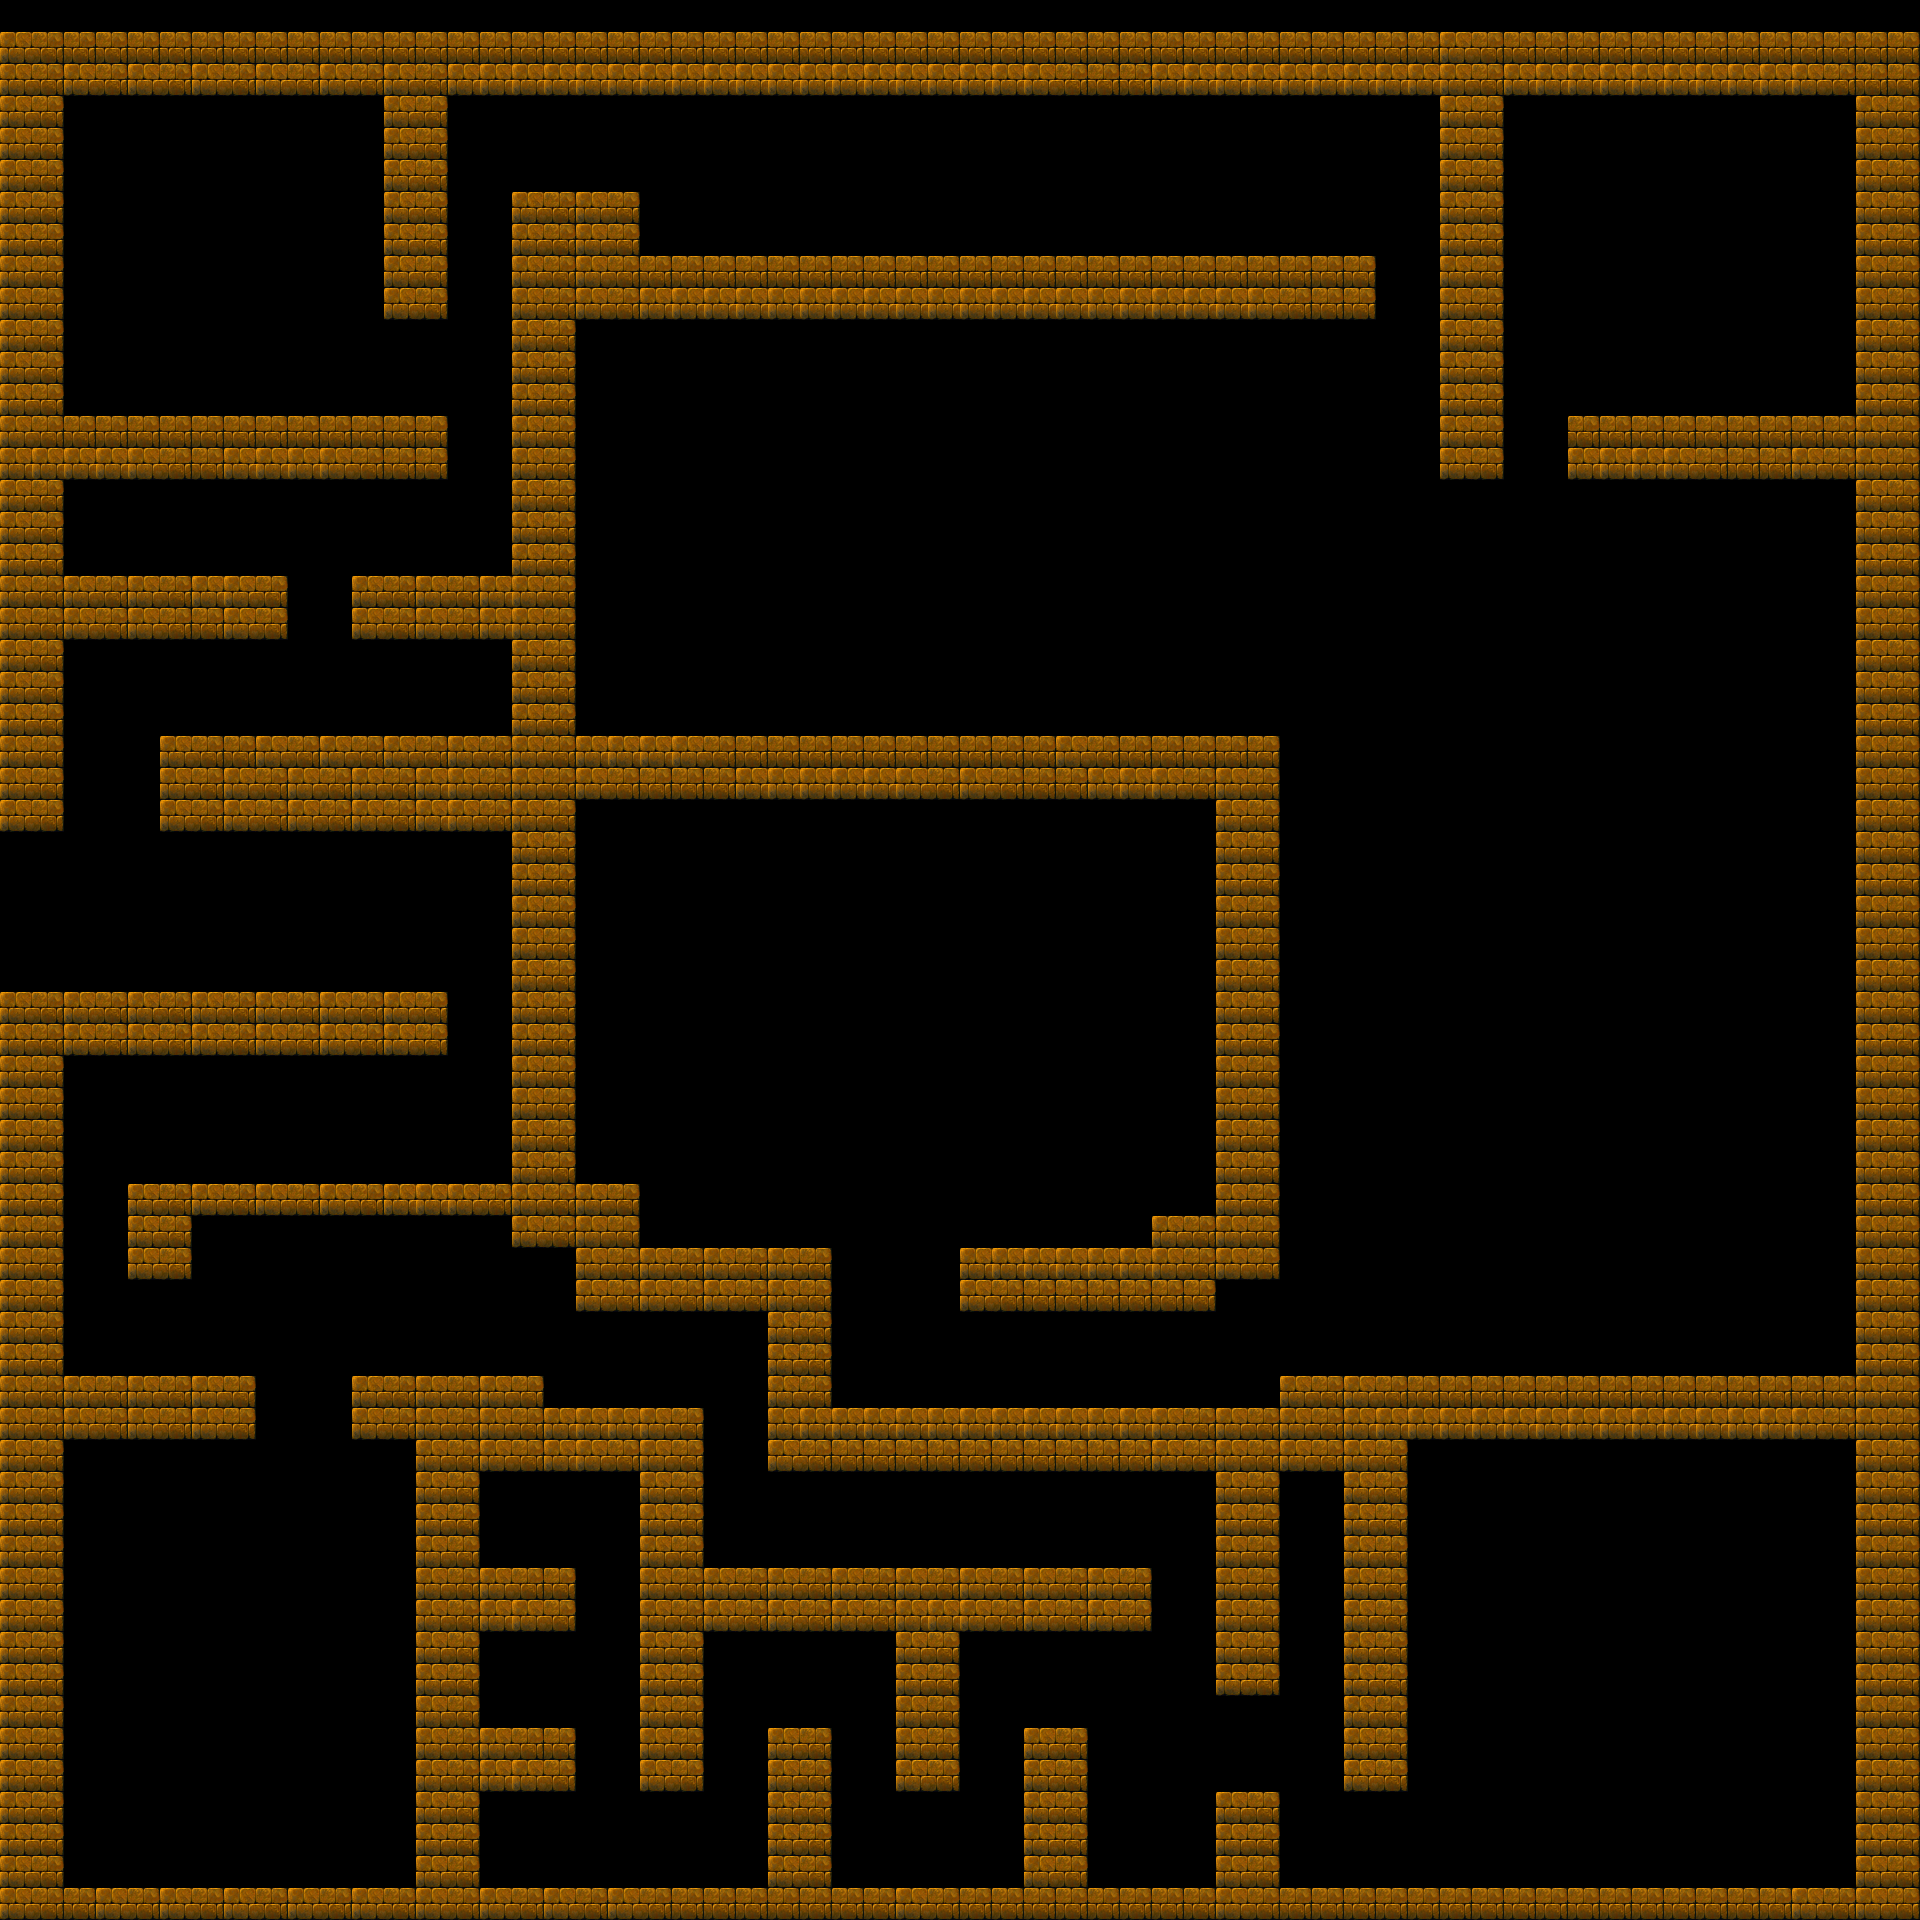

A 2D game scene composited from a Tiled map and its tileset images. What follows is a short description and the map's XML, with each tile layer's data collapsed to a summary:
An orthogonal 60x60 tile map with 32x32 px tiles, 1 tile layer (colisao), 2 hidden layers not drawn, 2 tilesets.

<map version="1.0" orientation="orthogonal" renderorder="right-down" width="60" height="60" tilewidth="32" tileheight="32" nextobjectid="1">
 <tileset firstgid="1" name="uJcpJ" tilewidth="32" tileheight="32" tilecount="240" columns="16">
  <image source="Tiles/uJcpJ.png" width="512" height="480" />
 </tileset>
 <tileset firstgid="241" name="5Hj1P" tilewidth="32" tileheight="32" tilecount="208" columns="16">
  <image source="Tiles/5Hj1P.png" width="540" height="416" />
 </tileset>
 <layer name="colisao" width="60" height="60">
  <properties>
   <property name="physics:enabled" value="true" />
   <property name="tiles:bodyType" value="static" />
  </properties>
  <data>[3600 cells, 1075 non-empty, 2 distinct tile ids]</data>
 </layer>
 <layer name="background" width="60" height="60" visible="0">
  <data>[3600 cells, 2765 non-empty, 18 distinct tile ids]</data>
 </layer>
 <layer name="labirinto" width="60" height="60" visible="0">
  <data>[3600 cells, 1405 non-empty, 12 distinct tile ids]</data>
 </layer>
</map>
